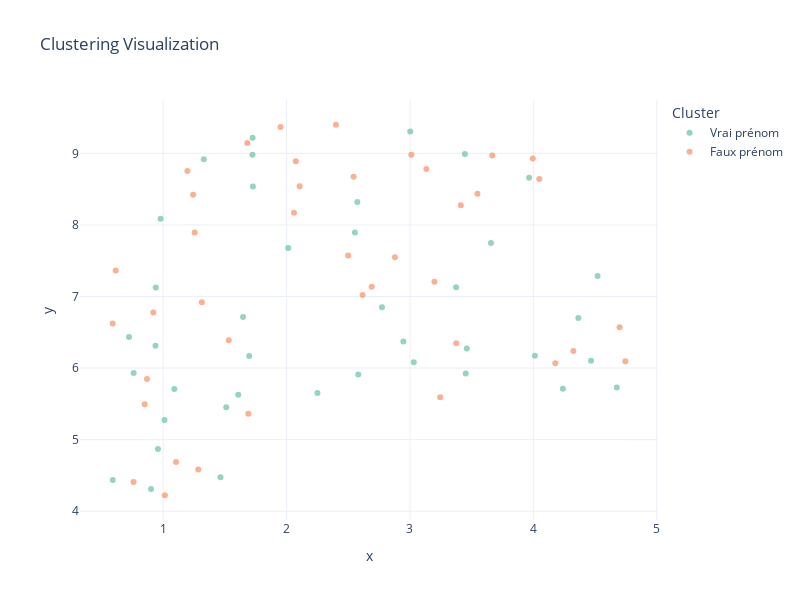

Notebook cell for this chart:
### Markdown cell above
#### VIZ

### Code cell
from clustering import ClusterVisualizer
labels = gt
cl_viz = ClusterVisualizer()
mfcc_arr = np.array(mfcc)
print (mfcc_arr.shape)
mfcc_arr = mfcc_arr.reshape(mfcc_arr.shape[0], mfcc_arr.shape[1] * mfcc_arr.shape[2])
print (mfcc_arr.shape)
cl_viz.plot(mfcc_arr, labels)

### Figure 1 — Plotly figure (JSON) as saved in the notebook; plotly's stock layout.template omitted (floating-point values rounded to 4 significant figures)
{"data": [{"hovertemplate": "cluster=Vrai prénom<br>x=%{x}<br>y=%{y}<extra></extra>", "legendgroup": "Vrai prénom", "marker": {"color": "rgb(102,194,165)", "opacity": 0.7, "symbol": "circle"}, "mode": "markers", "name": "Vrai prénom", "orientation": "v", "showlegend": true, "type": "scatter", "x": [1.609, 1.725, 1.011, 3.966, 4.467, 0.7233, 4.239, 1.697, 3.031, 2.013, 3.452, 2.947, 3.002, 1.511, 2.581, 3.656, 1.648, 4.676, 3.374, 2.773, 1.727, 3.461, 0.9402, 0.9794, 0.9022, 2.574, 1.724, 0.7611, 1.329, 0.9378, 2.25, 3.445, 0.9579, 2.554, 0.5915, 4.013, 4.52, 1.465, 1.091, 4.365], "xaxis": "x", "y": [5.627, 9.216, 5.275, 8.659, 6.101, 6.434, 5.709, 6.169, 6.081, 7.676, 5.922, 6.372, 9.303, 5.452, 5.909, 7.745, 6.712, 5.729, 7.127, 6.849, 8.535, 6.275, 7.124, 8.086, 4.312, 8.32, 8.98, 5.929, 8.917, 6.313, 5.651, 8.989, 4.87, 7.895, 4.437, 6.171, 7.285, 4.474, 5.709, 6.698], "yaxis": "y"}, {"hovertemplate": "cluster=Faux prénom<br>x=%{x}<br>y=%{y}<extra></extra>", "legendgroup": "Faux prénom", "marker": {"color": "rgb(252,141,98)", "opacity": 0.7, "symbol": "circle"}, "mode": "markers", "name": "Faux prénom", "orientation": "v", "showlegend": true, "type": "scatter", "x": [1.104, 2.499, 1.682, 4.324, 3.995, 0.9205, 4.178, 2.06, 2.543, 2.878, 2.4, 3.547, 3.375, 1.532, 3.412, 3.666, 2.106, 1.314, 0.7598, 3.198, 0.5909, 2.69, 1.243, 1.255, 2.616, 3.011, 1.196, 0.8503, 0.6158, 2.075, 4.745, 1.951, 1.014, 3.133, 1.69, 4.048, 4.699, 0.8693, 3.245, 1.285], "xaxis": "x", "y": [4.688, 7.573, 9.145, 6.239, 8.927, 6.776, 6.067, 8.168, 8.674, 7.547, 9.399, 8.435, 6.347, 6.39, 8.274, 8.968, 8.539, 6.919, 4.409, 7.206, 6.622, 7.136, 8.42, 7.894, 7.022, 8.981, 8.752, 5.495, 7.362, 8.888, 6.094, 9.368, 4.223, 8.78, 5.36, 8.639, 6.569, 5.848, 5.592, 4.583], "yaxis": "y"}], "layout": {"height": 600, "legend": {"title": {"text": "Cluster"}, "tracegroupgap": 0}, "title": {"text": "Clustering Visualization"}, "width": 800, "xaxis": {"anchor": "y", "domain": [0, 1], "title": {"text": "x"}}, "yaxis": {"anchor": "x", "domain": [0, 1], "title": {"text": "y"}}}}
